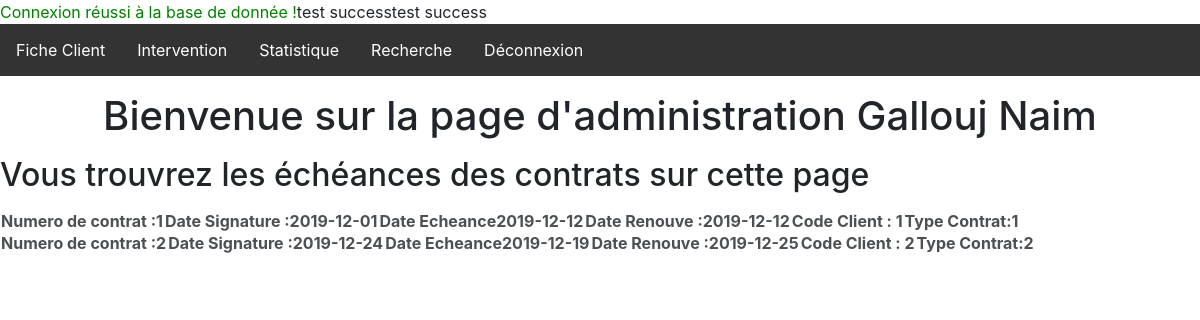
/Panel/index.php (signed in), run on the app's committed database.
### tables this page shows
CREATE TABLE `Contrat_Maintenance` (
  `NumerodeContrat` int(11) NOT NULL,
  `dateSignature` date NOT NULL,
  `dateEcheance` date NOT NULL,
  `Date_Renouvellement` date NOT NULL,
  `Code_Client` int(11) NOT NULL,
  `RefTypeContrat` int(11) NOT NULL
);

CREATE TABLE `employe` (
  `Num_Matricule` int(11) NOT NULL,
  `Nom` varchar(50) NOT NULL,
  `Prenom` varchar(50) NOT NULL,
  `adresse` varchar(50) NOT NULL,
  `dateembauche` varchar(200) NOT NULL,
  `password` varchar(50) NOT NULL
);

### Panel/index.php (the view, shortened to what this page needs)
<?php
require_once "config.php";
if(empty($_SESSION))
{
   echo '<meta http-equiv="refresh" content="0;URL=./kicked.php">';
}
    else if (isset($_SESSION['Matricule'])) {
        $temp = $_SESSION['Matricule'];
$sql = $conn->query("SELECT Prenom FROM employe WHERE Num_Matricule='$temp'");
$data = $sql->fetchColumn();
$sql1 = $conn->query("SELECT Nom FROM employe WHERE Num_Matricule='$temp'");
$dato = $sql1->fetchColumn();
try {
$sqlu = $conn->query("SELECT * FROM `Contrat_Maintenance`");
while ($donnees = $sqlu->fetch())
{
    echo "test success";
}
}
catch(Exception $e)
{
    die('Erreur : '.$e->getMessage());
}
}
?>
    <link href="//maxcdn.bootstrapcdn.com/bootstrap/4.0.0/css/bootstrap.min.css" rel="stylesheet" id="bootstrap-css">
<link href="https://www.naimo.me/CASHCASH/CSS/style.css" rel="stylesheet">
<body>
<div id="navbar">
  <ul>
	<li><a href="./client.php">Fiche Client</a></a></li>
	<li><a href="./intervention.php">Intervention</a></a></li>
	<li><a href="./statistique.php">Statistique</a></li>
	<li><a href="./recherche.php">Recherche</a></li>
	<li><a href="https://www.naimo.me/CASHCASH/logout.php" value="deco">Déconnexion</a></li>
  </ul>
      <div id="welcome">
      <center><h1>Bienvenue sur la page d'administration <?php echo $dato;?>  <?php echo $data;?></h1></center>
      <p><h2>Vous trouvrez les échéances des contrats sur cette page</h2></p>
      <div id ="box">
          <?php
          try {
$sqlu = $conn->query("SELECT * FROM `Contrat_Maintenance`");
while ($donnees = $sqlu->fetch())
{
    echo "<table>";
    echo "<TH>Numero de contrat :","$donnees[NumerodeContrat] </TH>";
    echo "<TH>Date Signature :","$donnees[dateSignature] </TH>";
    echo "<TH>Date Echeance","$donnees[dateEcheance] </TH>";
    echo "<TH>Date Renouve :","$donnees[Date_Renouvellement] </TH>";
    echo "<TH>Code Client :"," $donnees[Code_Client] </TH>";
    echo "<TH>Type Contrat:","$donnees[RefTypeContrat] </TH>";
    echo "</table>";
}
}
catch(Exception $e)
{
    die('Erreur : '.$e->getMessage());
}?>
      </div>
      </div>
  </body>
</html>

### Panel/config.php (shortened to what this page needs)
<?php
try {
    echo "<font color=green>Connexion réussi à la base de donnée !</font>";
    }
catch(PDOException $e)
    {
    echo "Connexion raté :/ : " . $e->getMessage();
    }
?>

### Panel/index.php (style rules this page uses)
ul { list-style-type: none; margin: 0; padding: 0; overflow: hidden; background-color: #333; }
li { float: left; }
li a { display: block; color: white; text-align: center; padding: 14px 16px; text-decoration: none; }
#box { text-align : center; margin left : auto; margin right : auto; margin top : 60px; background-color : white; opacity : 0.8; color : black; }

### data on the page
contrat_maintenance: NumerodeContrat "1", dateSignature "2019-12-01", dateEcheance "2019-12-12", Date_Renouvellement "2019-12-12", Code_Client "1", RefTypeContrat "1"
contrat_maintenance: NumerodeContrat "2", dateSignature "2019-12-24", dateEcheance "2019-12-19", Date_Renouvellement "2019-12-25", Code_Client "2", RefTypeContrat "2"
employe: Nom "Gallouj", Prenom "Naim"
